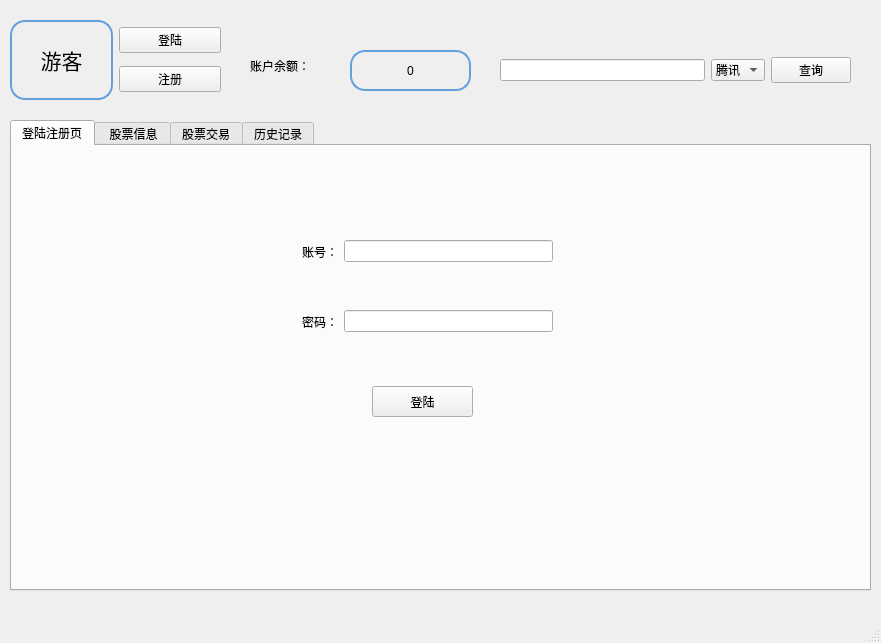
<?xml version="1.0" encoding="UTF-8"?>
<ui version="4.0">
 <class>MainWindow</class>
 <widget class="QMainWindow" name="MainWindow">
  <property name="geometry">
   <rect>
    <x>0</x>
    <y>0</y>
    <width>881</width>
    <height>643</height>
   </rect>
  </property>
  <property name="windowTitle">
   <string>股票交易模拟系统</string>
  </property>
  <property name="iconSize">
   <size>
    <width>40</width>
    <height>40</height>
   </size>
  </property>
  <widget class="QWidget" name="centralwidget">
   <widget class="QWidget" name="widget" native="true">
    <property name="geometry">
     <rect>
      <x>0</x>
      <y>10</y>
      <width>891</width>
      <height>601</height>
     </rect>
    </property>
    <property name="styleSheet">
     <string notr="true">background-image: url(:/images/background);</string>
    </property>
    <widget class="QTabWidget" name="tabWidget">
     <property name="geometry">
      <rect>
       <x>10</x>
       <y>110</y>
       <width>861</width>
       <height>471</height>
      </rect>
     </property>
     <property name="styleSheet">
      <string notr="true">font: 10pt &quot;微软雅黑&quot;;</string>
     </property>
     <property name="currentIndex">
      <number>0</number>
     </property>
     <widget class="QWidget" name="tab_login">
      <attribute name="title">
       <string>登陆注册页</string>
      </attribute>
      <widget class="QWidget" name="horizontalLayoutWidget_3">
       <property name="geometry">
        <rect>
         <x>290</x>
         <y>90</y>
         <width>251</width>
         <height>31</height>
        </rect>
       </property>
       <layout class="QHBoxLayout" name="horizontalLayout_3">
        <item>
         <widget class="QLabel" name="accountnumbetlabel">
          <property name="styleSheet">
           <string notr="true">font: 14pt &quot;04b_21&quot;;</string>
          </property>
          <property name="text">
           <string>账号：</string>
          </property>
         </widget>
        </item>
        <item>
         <widget class="QLineEdit" name="accountnumberline"/>
        </item>
       </layout>
      </widget>
      <widget class="QWidget" name="horizontalLayoutWidget_4">
       <property name="geometry">
        <rect>
         <x>290</x>
         <y>160</y>
         <width>251</width>
         <height>31</height>
        </rect>
       </property>
       <layout class="QHBoxLayout" name="horizontalLayout_4">
        <item>
         <widget class="QLabel" name="passwordlabel">
          <property name="styleSheet">
           <string notr="true">font: 14pt &quot;04b_21&quot;;</string>
          </property>
          <property name="text">
           <string>密码：</string>
          </property>
         </widget>
        </item>
        <item>
         <widget class="QLineEdit" name="passwordline">
          <property name="echoMode">
           <enum>QLineEdit::Password</enum>
          </property>
         </widget>
        </item>
       </layout>
      </widget>
      <widget class="QPushButton" name="loginbutton_2">
       <property name="geometry">
        <rect>
         <x>360</x>
         <y>240</y>
         <width>101</width>
         <height>31</height>
        </rect>
       </property>
       <property name="styleSheet">
        <string notr="true">font: 14pt &quot;04b_21&quot;;</string>
       </property>
       <property name="text">
        <string>登陆</string>
       </property>
      </widget>
     </widget>
     <widget class="QWidget" name="tab_stocks">
      <attribute name="title">
       <string> 股票信息</string>
      </attribute>
      <widget class="QTableWidget" name="tableWidget">
       <property name="geometry">
        <rect>
         <x>10</x>
         <y>10</y>
         <width>831</width>
         <height>411</height>
        </rect>
       </property>
       <property name="sizePolicy">
        <sizepolicy hsizetype="Expanding" vsizetype="Expanding">
         <horstretch>0</horstretch>
         <verstretch>0</verstretch>
        </sizepolicy>
       </property>
       <property name="styleSheet">
        <string notr="true">font: 12pt &quot;微软雅黑&quot;;</string>
       </property>
       <property name="sizeAdjustPolicy">
        <enum>QAbstractScrollArea::AdjustToContents</enum>
       </property>
       <property name="textElideMode">
        <enum>Qt::ElideMiddle</enum>
       </property>
       <row>
        <property name="text">
         <string>1</string>
        </property>
       </row>
       <column>
        <property name="text">
         <string>股票名称</string>
        </property>
        <property name="textAlignment">
         <set>AlignCenter</set>
        </property>
       </column>
       <column>
        <property name="text">
         <string>股票代码</string>
        </property>
       </column>
       <column>
        <property name="text">
         <string>当前价格</string>
        </property>
       </column>
       <column>
        <property name="text">
         <string>今日涨幅</string>
        </property>
       </column>
       <column>
        <property name="text">
         <string>开盘价</string>
        </property>
       </column>
       <column>
        <property name="text">
         <string>昨日收盘价</string>
        </property>
       </column>
       <column>
        <property name="text">
         <string>上次刷新时间</string>
        </property>
       </column>
       <column>
        <property name="text">
         <string>持股数</string>
        </property>
       </column>
       <column>
        <property name="text">
         <string>总现价</string>
        </property>
       </column>
       <item row="0" column="0">
        <property name="text">
         <string/>
        </property>
        <property name="textAlignment">
         <set>AlignCenter</set>
        </property>
       </item>
      </widget>
     </widget>
     <widget class="QWidget" name="tab_trade">
      <attribute name="title">
       <string>股票交易</string>
      </attribute>
      <widget class="QGroupBox" name="informationbox">
       <property name="geometry">
        <rect>
         <x>10</x>
         <y>20</y>
         <width>581</width>
         <height>381</height>
        </rect>
       </property>
       <property name="title">
        <string>       股票信息</string>
       </property>
       <widget class="QPushButton" name="informationbutton">
        <property name="geometry">
         <rect>
          <x>430</x>
          <y>340</y>
          <width>101</width>
          <height>23</height>
         </rect>
        </property>
        <property name="text">
         <string>个人股票信息</string>
        </property>
       </widget>
       <widget class="QWidget" name="layoutWidget">
        <property name="geometry">
         <rect>
          <x>30</x>
          <y>30</y>
          <width>501</width>
          <height>291</height>
         </rect>
        </property>
        <layout class="QVBoxLayout" name="verticalLayout_7">
         <item>
          <layout class="QHBoxLayout" name="horizontalLayout_5">
           <item>
            <widget class="QLabel" name="sharename">
             <property name="text">
              <string>&lt;html&gt;&lt;head/&gt;&lt;body&gt;&lt;p&gt;&lt;span style=&quot; font-size:11pt;&quot;&gt;股票名称：&lt;/span&gt;&lt;/p&gt;&lt;/body&gt;&lt;/html&gt;</string>
             </property>
            </widget>
           </item>
           <item>
            <widget class="QLineEdit" name="sharenameline"/>
           </item>
          </layout>
         </item>
         <item>
          <layout class="QHBoxLayout" name="horizontalLayout_7">
           <item>
            <widget class="QLabel" name="sharenumber">
             <property name="text">
              <string>&lt;html&gt;&lt;head/&gt;&lt;body&gt;&lt;p&gt;&lt;span style=&quot; font-size:11pt;&quot;&gt;股票代码：&lt;/span&gt;&lt;/p&gt;&lt;/body&gt;&lt;/html&gt;</string>
             </property>
            </widget>
           </item>
           <item>
            <widget class="QLineEdit" name="sharenumberline"/>
           </item>
          </layout>
         </item>
         <item>
          <layout class="QHBoxLayout" name="horizontalLayout_10">
           <item>
            <widget class="QLabel" name="shareprice">
             <property name="text">
              <string>&lt;html&gt;&lt;head/&gt;&lt;body&gt;&lt;p&gt;&lt;span style=&quot; font-size:11pt;&quot;&gt;股票单价：&lt;/span&gt;&lt;/p&gt;&lt;/body&gt;&lt;/html&gt;</string>
             </property>
            </widget>
           </item>
           <item>
            <widget class="QLineEdit" name="sharepriceline"/>
           </item>
          </layout>
         </item>
         <item>
          <layout class="QHBoxLayout" name="horizontalLayout_9">
           <item>
            <widget class="QLabel" name="shareholding">
             <property name="text">
              <string>&lt;html&gt;&lt;head/&gt;&lt;body&gt;&lt;p&gt;&lt;span style=&quot; font-size:11pt;&quot;&gt;持股数量：&lt;/span&gt;&lt;/p&gt;&lt;/body&gt;&lt;/html&gt;</string>
             </property>
            </widget>
           </item>
           <item>
            <widget class="QLineEdit" name="shareholdingline"/>
           </item>
          </layout>
         </item>
         <item>
          <layout class="QHBoxLayout" name="horizontalLayout_11">
           <item>
            <widget class="QLabel" name="increase">
             <property name="minimumSize">
              <size>
               <width>71</width>
               <height>0</height>
              </size>
             </property>
             <property name="text">
              <string>&lt;html&gt;&lt;head/&gt;&lt;body&gt;&lt;p align=&quot;center&quot;&gt;&lt;span style=&quot; font-size:11pt;&quot;&gt;涨幅：&lt;/span&gt;&lt;/p&gt;&lt;/body&gt;&lt;/html&gt;</string>
             </property>
            </widget>
           </item>
           <item>
            <widget class="QLineEdit" name="increaseline">
             <property name="minimumSize">
              <size>
               <width>418</width>
               <height>0</height>
              </size>
             </property>
             <property name="maximumSize">
              <size>
               <width>418</width>
               <height>16777215</height>
              </size>
             </property>
            </widget>
           </item>
          </layout>
         </item>
         <item>
          <layout class="QHBoxLayout" name="horizontalLayout_8">
           <item>
            <widget class="QLabel" name="datatime">
             <property name="text">
              <string>&lt;html&gt;&lt;head/&gt;&lt;body&gt;&lt;p&gt;&lt;span style=&quot; font-size:11pt;&quot;&gt;数据时间：&lt;/span&gt;&lt;/p&gt;&lt;/body&gt;&lt;/html&gt;</string>
             </property>
            </widget>
           </item>
           <item>
            <widget class="QLineEdit" name="datatimeline"/>
           </item>
          </layout>
         </item>
        </layout>
       </widget>
       <zorder>layoutWidget</zorder>
       <zorder>informationbutton</zorder>
      </widget>
      <widget class="QGroupBox" name="tradebox">
       <property name="geometry">
        <rect>
         <x>620</x>
         <y>160</y>
         <width>191</width>
         <height>121</height>
        </rect>
       </property>
       <property name="styleSheet">
        <string notr="true">font: 10pt &quot;微软雅黑&quot;;</string>
       </property>
       <property name="title">
        <string> 交易</string>
       </property>
       <widget class="QWidget" name="layoutWidget">
        <property name="geometry">
         <rect>
          <x>20</x>
          <y>20</y>
          <width>141</width>
          <height>26</height>
         </rect>
        </property>
        <layout class="QHBoxLayout" name="horizontalLayout_13">
         <item>
          <widget class="QSpinBox" name="numberbox">
           <property name="font">
            <font>
             <family>微软雅黑</family>
             <pointsize>10</pointsize>
             <weight>50</weight>
             <italic>false</italic>
             <bold>false</bold>
            </font>
           </property>
           <property name="mouseTracking">
            <bool>false</bool>
           </property>
           <property name="maximum">
            <number>100000</number>
           </property>
           <property name="value">
            <number>10</number>
           </property>
          </widget>
         </item>
         <item>
          <widget class="QLabel" name="numberline">
           <property name="maximumSize">
            <size>
             <width>21</width>
             <height>16777215</height>
            </size>
           </property>
           <property name="text">
            <string>&lt;html&gt;&lt;head/&gt;&lt;body&gt;&lt;p&gt;&lt;span style=&quot; font-size:11pt;&quot;&gt;股&lt;/span&gt;&lt;/p&gt;&lt;/body&gt;&lt;/html&gt;</string>
           </property>
          </widget>
         </item>
        </layout>
       </widget>
       <widget class="QWidget" name="layoutWidget">
        <property name="geometry">
         <rect>
          <x>20</x>
          <y>70</y>
          <width>158</width>
          <height>29</height>
         </rect>
        </property>
        <layout class="QHBoxLayout" name="horizontalLayout_15">
         <item>
          <widget class="QPushButton" name="buybutton">
           <property name="text">
            <string>买入</string>
           </property>
          </widget>
         </item>
         <item>
          <widget class="QPushButton" name="sellbutton">
           <property name="text">
            <string>卖出</string>
           </property>
          </widget>
         </item>
        </layout>
       </widget>
      </widget>
     </widget>
     <widget class="QWidget" name="historytab">
      <attribute name="title">
       <string>历史记录</string>
      </attribute>
      <widget class="QListWidget" name="listWidget">
       <property name="geometry">
        <rect>
         <x>5</x>
         <y>11</y>
         <width>841</width>
         <height>411</height>
        </rect>
       </property>
       <property name="styleSheet">
        <string notr="true">font: 18pt &quot;微软雅黑&quot;;</string>
       </property>
       <item>
        <property name="text">
         <string/>
        </property>
       </item>
      </widget>
     </widget>
    </widget>
    <widget class="QWidget" name="horizontalLayoutWidget">
     <property name="geometry">
      <rect>
       <x>500</x>
       <y>20</y>
       <width>351</width>
       <height>81</height>
      </rect>
     </property>
     <layout class="QHBoxLayout" name="horizontalLayout">
      <item>
       <widget class="QLineEdit" name="StockCodeEdit">
        <property name="styleSheet">
         <string notr="true">font: 10pt &quot;微软雅黑&quot;;</string>
        </property>
        <property name="inputMethodHints">
         <set>Qt::ImhHiddenText</set>
        </property>
        <property name="text">
         <string/>
        </property>
       </widget>
      </item>
      <item>
       <layout class="QVBoxLayout" name="verticalLayout">
        <item>
         <widget class="QComboBox" name="comboBox">
          <property name="styleSheet">
           <string notr="true">font: 10pt &quot;微软雅黑&quot;;</string>
          </property>
          <item>
           <property name="text">
            <string>腾讯</string>
           </property>
          </item>
          <item>
           <property name="text">
            <string>新浪</string>
           </property>
          </item>
         </widget>
        </item>
       </layout>
      </item>
      <item>
       <widget class="QPushButton" name="searcherbutton">
        <property name="styleSheet">
         <string notr="true">font: 10pt &quot;微软雅黑&quot;;</string>
        </property>
        <property name="text">
         <string>查询</string>
        </property>
       </widget>
      </item>
     </layout>
    </widget>
    <widget class="QWidget" name="horizontalLayoutWidget_2">
     <property name="geometry">
      <rect>
       <x>10</x>
       <y>10</y>
       <width>211</width>
       <height>80</height>
      </rect>
     </property>
     <layout class="QHBoxLayout" name="horizontalLayout_2">
      <item>
       <widget class="QLabel" name="username">
        <property name="styleSheet">
         <string notr="true">QLabel{
     border-width: 2px;
     border-style: solid;
     border-color: rgb(100, 160,220);
	 border-radius:15px;
	 font: 16pt &quot;微软雅黑&quot;;
}</string>
        </property>
        <property name="text">
         <string>&lt;html&gt;&lt;head/&gt;&lt;body&gt;&lt;p align=&quot;center&quot;&gt;&lt;span style=&quot; font-size:16pt;&quot;&gt;游客&lt;/span&gt;&lt;/p&gt;&lt;/body&gt;&lt;/html&gt;</string>
        </property>
        <property name="alignment">
         <set>Qt::AlignCenter</set>
        </property>
       </widget>
      </item>
      <item>
       <layout class="QVBoxLayout" name="verticalLayout_2">
        <item>
         <widget class="QPushButton" name="selectlogin">
          <property name="styleSheet">
           <string notr="true">font: 10pt &quot;微软雅黑&quot;;</string>
          </property>
          <property name="text">
           <string>登陆</string>
          </property>
         </widget>
        </item>
        <item>
         <widget class="QPushButton" name="reloginbutton">
          <property name="styleSheet">
           <string notr="true">font: 10pt &quot;微软雅黑&quot;;</string>
          </property>
          <property name="text">
           <string>注册</string>
          </property>
         </widget>
        </item>
       </layout>
      </item>
     </layout>
    </widget>
    <widget class="QLabel" name="remainderlabel">
     <property name="geometry">
      <rect>
       <x>250</x>
       <y>40</y>
       <width>101</width>
       <height>31</height>
      </rect>
     </property>
     <property name="styleSheet">
      <string notr="true">font: 14pt &quot;微软雅黑&quot;;</string>
     </property>
     <property name="text">
      <string>账户余额：</string>
     </property>
    </widget>
    <widget class="QLabel" name="remainder">
     <property name="geometry">
      <rect>
       <x>350</x>
       <y>40</y>
       <width>121</width>
       <height>41</height>
      </rect>
     </property>
     <property name="layoutDirection">
      <enum>Qt::LeftToRight</enum>
     </property>
     <property name="styleSheet">
      <string notr="true">QLabel{
     border-width: 2px;
     border-style: solid;
     border-color: rgb(100, 160,220);
	 border-radius:15px;
	 font: 10pt &quot;微软雅黑&quot;;
}</string>
     </property>
     <property name="text">
      <string>0</string>
     </property>
     <property name="alignment">
      <set>Qt::AlignCenter</set>
     </property>
    </widget>
   </widget>
  </widget>
  <widget class="QStatusBar" name="statusbar"/>
 </widget>
 <resources/>
 <connections/>
</ui>
